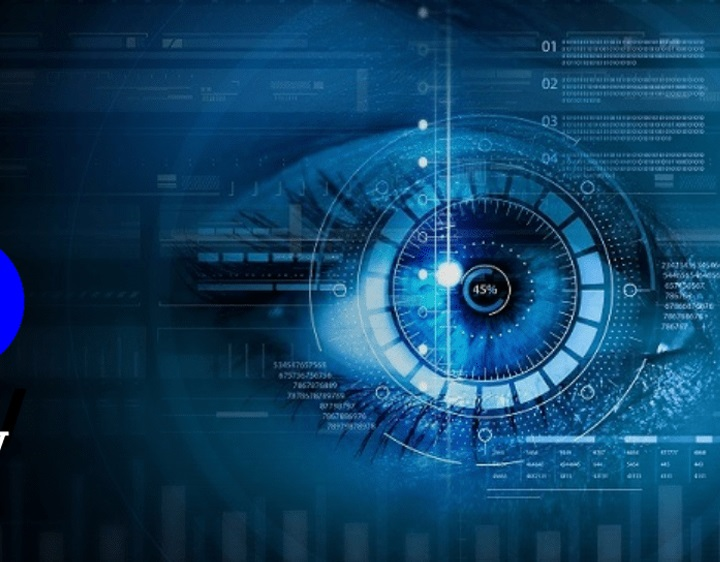
#> input picture AI_img.png, 720 x 562 px
$ python 8.py
#> lines starting #> are read from the running program, lines starting #| are printed output that depends on the picture

import cv2
import numpy as np
from matplotlib import pyplot as plt

image = cv2.imread('AI_img.png')
#> image is the input picture: shape (562, 720, 3); mean B, G, R 97.7, 63.2, 14.1

kernel1 = np.ones((5, 5), np.float32)/30

img = cv2.filter2D(src=image, ddepth=-1, kernel=kernel1)
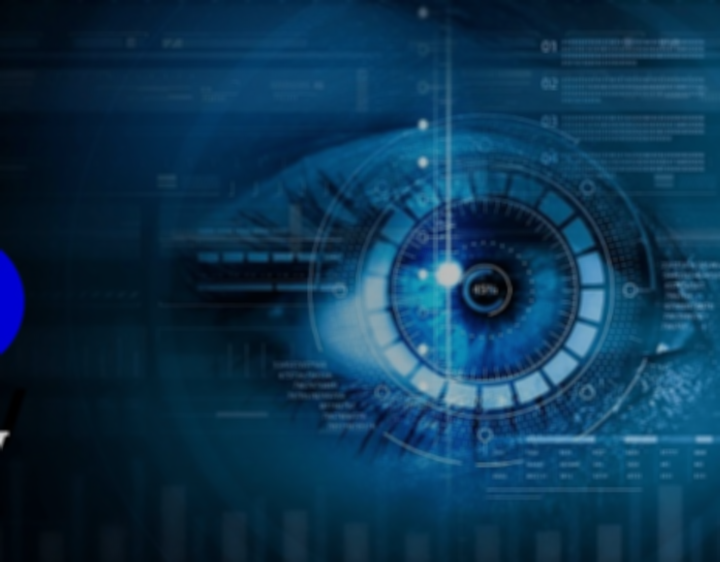
#> img: shape (562, 720, 3); mean B, G, R 81.4, 52.7, 11.7
plt.subplot(121),plt.imshow(image),plt.title('Original')
plt.xticks([]), plt.yticks([])
plt.subplot(122),plt.imshow(img),plt.title('Convolved')
plt.xticks([]), plt.yticks([])
plt.show()
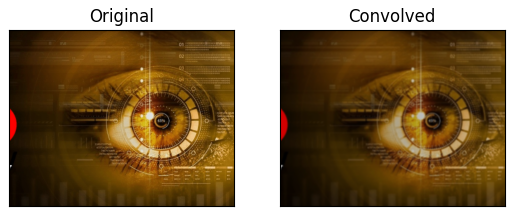
#> figure drawn by matplotlib, 2 panels; B, G, R data is drawn as R, G, B
# cv2.imshow('Original', image)
# cv2.imshow('Kernel Blur', img)
cv2.waitKey()
cv2.destroyAllWindows()
